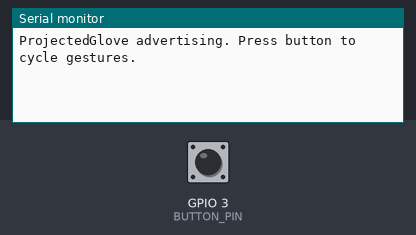
This sketch was run on a simulated Seeed XIAO ESP32-C3. On the bench: the last lines printed to the serial monitor. The test bench sets the inputs (shaded band); at power-on: GPIO 3 (BUTTON_PIN) HIGH. Nothing arrives over Bluetooth unless stated; a phone connects over Bluetooth LE 3 s after start.

Above: at 1.2 s.
1.3 s: GPIO 3 (BUTTON_PIN) pulled LOW for 0.15 s
At 2.1 s:
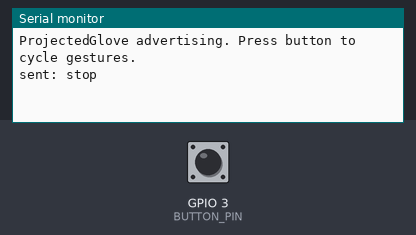
2.9 s: GPIO 3 (BUTTON_PIN) pulled LOW for 1 s
At 3.5 s:
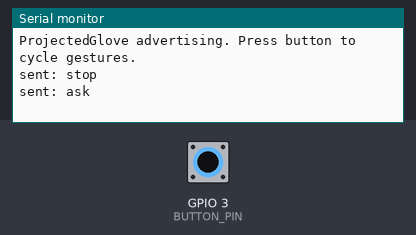
5.4 s: GPIO 3 (BUTTON_PIN) pulled LOW for 0.15 s
At 6.4 s:
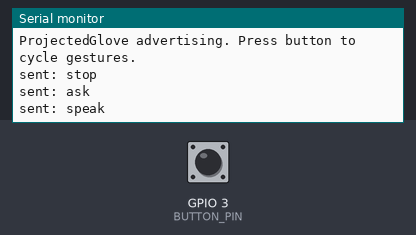
7.0 s: GPIO 3 (BUTTON_PIN) pulled LOW for 1 s
At 7.8 s:
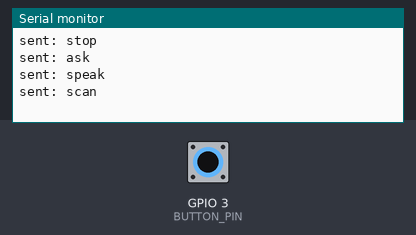
9.5 s: GPIO 3 (BUTTON_PIN) pulled LOW for 3.2 s
At 10.8 s:
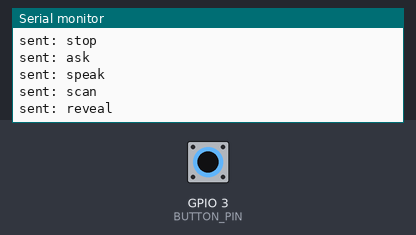

Measured:
- after the input at 1.3 s, the serial monitor: prints a new line at once (image 1)
- after the input at 2.9 s, the serial monitor: prints a new line at once (image 2)
- after the input at 5.4 s, the serial monitor: prints a new line at once (image 3)
- after the input at 7.0 s, the serial monitor: prints a new line at once (image 4)
- after the input at 9.5 s, the serial monitor: prints a new line at once (image 5)

The sketch:

glove_button_test.ino
```cpp
/*
 * ProjectedGlove — BLE pipeline validation sketch
 * Board: Seeed XIAO ESP32-C3 (Arduino core for ESP32)
 *
 * PURPOSE: Prove the whole wireless path works BEFORE wiring any flex sensors.
 * Each press of the BOOT button (or a button on D1 to GND) sends the NEXT
 * gesture name in rotation over BLE notify. Run the app with GLOVE_BLE=true and
 * watch Simon react to all five gestures.
 *
 * UUIDs and device name MUST match projected_copilot/glove_input.py.
 *
 * Install once in Arduino IDE:
 *   - Boards Manager → "esp32" by Espressif
 *   - Select board: "XIAO_ESP32C3"
 */

#include <BLEDevice.h>
#include <BLEServer.h>
#include <BLEUtils.h>
#include <BLE2902.h>

#define DEVICE_NAME  "ProjectedGlove"
#define SERVICE_UUID "a1c00001-5b1e-4b3a-9f00-d3c0ffee0001"
#define CHAR_UUID    "a1c00002-5b1e-4b3a-9f00-d3c0ffee0002"

// Button between this pin and GND, using the internal pull-up.
// D1 on the XIAO ESP32-C3 maps to GPIO3.
const int BUTTON_PIN = 3;

const char* GESTURES[] = {"stop", "ask", "speak", "scan", "reveal"};
const int   NUM_GESTURES = 5;

BLECharacteristic* gestureChar = nullptr;
bool deviceConnected = false;
int  gestureIndex = 0;
int  lastButton = HIGH;
unsigned long lastPressMs = 0;

class ServerCallbacks : public BLEServerCallbacks {
  void onConnect(BLEServer* s) override { deviceConnected = true; }
  void onDisconnect(BLEServer* s) override {
    deviceConnected = false;
    BLEDevice::startAdvertising();  // allow the laptop to reconnect
  }
};

void sendGesture(const char* name) {
  if (!deviceConnected || gestureChar == nullptr) return;
  gestureChar->setValue((uint8_t*)name, strlen(name));
  gestureChar->notify();
}

void setup() {
  Serial.begin(115200);
  pinMode(BUTTON_PIN, INPUT_PULLUP);

  BLEDevice::init(DEVICE_NAME);
  BLEServer* server = BLEDevice::createServer();
  server->setCallbacks(new ServerCallbacks());

  BLEService* service = server->createService(SERVICE_UUID);
  gestureChar = service->createCharacteristic(
      CHAR_UUID, BLECharacteristic::PROPERTY_NOTIFY);
  gestureChar->addDescriptor(new BLE2902());
  service->start();

  BLEAdvertising* adv = BLEDevice::getAdvertising();
  // Don't advertise the 128-bit service UUID — name + UUID overflows the 31-byte
  // adv limit and the glove ends up invisible. Python finds it by NAME.
  adv->setScanResponse(true);
  adv->setMinPreferred(0x06);
  adv->setMinPreferred(0x12);
  BLEDevice::startAdvertising();

  Serial.println("ProjectedGlove advertising. Press button to cycle gestures.");
}

void loop() {
  int button = digitalRead(BUTTON_PIN);

  // Falling edge with 200ms debounce = one press.
  if (lastButton == HIGH && button == LOW && millis() - lastPressMs > 200) {
    lastPressMs = millis();
    const char* g = GESTURES[gestureIndex];
    sendGesture(g);
    Serial.printf("sent: %s\n", g);
    gestureIndex = (gestureIndex + 1) % NUM_GESTURES;
  }
  lastButton = button;

  delay(10);
}
```
